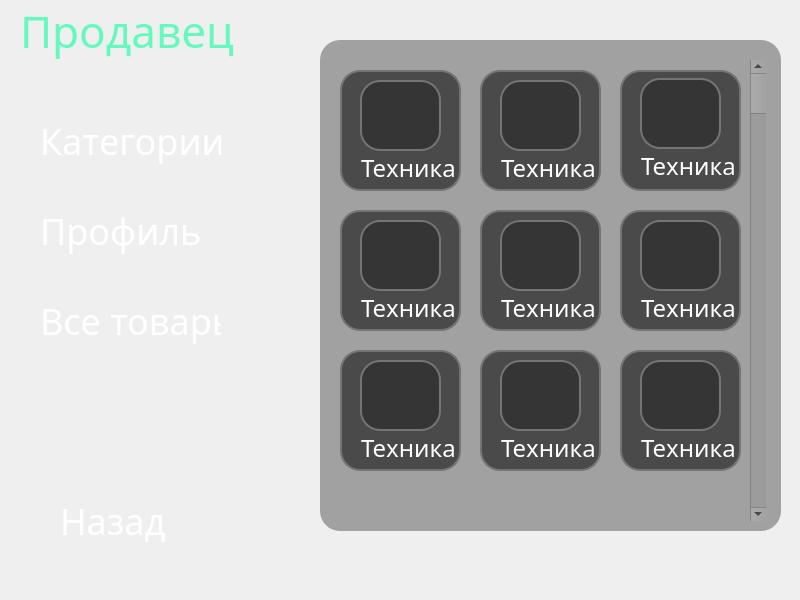
<?xml version="1.0" encoding="UTF-8"?>
<ui version="4.0">
 <class>sellermenu</class>
 <widget class="QWidget" name="sellermenu">
  <property name="geometry">
   <rect>
    <x>0</x>
    <y>0</y>
    <width>800</width>
    <height>600</height>
   </rect>
  </property>
  <property name="windowTitle">
   <string>sellermenu</string>
  </property>
  <widget class="QLabel" name="introText_4">
   <property name="geometry">
    <rect>
     <x>40</x>
     <y>260</y>
     <width>181</width>
     <height>121</height>
    </rect>
   </property>
   <property name="font">
    <font>
     <family>Yu Gothic UI Light</family>
     <pointsize>27</pointsize>
     <bold>false</bold>
    </font>
   </property>
   <property name="styleSheet">
    <string notr="true">QLabel{
    border: none;
    background: none;
    color: white;
    font-family: 'Yu Gothic UI Light', sans-serif;
    text-shadow: 0 0 5px rgba(0, 255, 0, 0); /* Initial transparent green glow */
}</string>
   </property>
   <property name="text">
    <string>Все товары</string>
   </property>
  </widget>
  <widget class="QLabel" name="introText">
   <property name="geometry">
    <rect>
     <x>40</x>
     <y>80</y>
     <width>181</width>
     <height>121</height>
    </rect>
   </property>
   <property name="font">
    <font>
     <family>Yu Gothic UI Light</family>
     <pointsize>27</pointsize>
     <bold>false</bold>
    </font>
   </property>
   <property name="styleSheet">
    <string notr="true">QLabel{
    border: none;
    background: none;
    color: white;
    font-family: 'Yu Gothic UI Light', sans-serif;
    text-shadow: 0 0 5px rgba(0, 255, 0, 0); /* Initial transparent green glow */
}</string>
   </property>
   <property name="text">
    <string>Категории</string>
   </property>
  </widget>
  <widget class="QLabel" name="introText_2">
   <property name="geometry">
    <rect>
     <x>20</x>
     <y>-20</y>
     <width>271</width>
     <height>101</height>
    </rect>
   </property>
   <property name="font">
    <font>
     <family>Yu Gothic UI Light</family>
     <pointsize>33</pointsize>
     <bold>false</bold>
    </font>
   </property>
   <property name="styleSheet">
    <string notr="true">QLabel{
    border: none;
    background: none;
    color: rgb(100, 249, 189);
    font-family: 'Yu Gothic UI Light', sans-serif;
    text-shadow: 0 0 5px rgba(0, 255, 0, 0); /* Initial transparent green glow */
}</string>
   </property>
   <property name="text">
    <string>Продавец</string>
   </property>
  </widget>
  <widget class="QLabel" name="introText_5">
   <property name="geometry">
    <rect>
     <x>60</x>
     <y>460</y>
     <width>181</width>
     <height>121</height>
    </rect>
   </property>
   <property name="font">
    <font>
     <family>Yu Gothic UI Light</family>
     <pointsize>27</pointsize>
     <bold>false</bold>
    </font>
   </property>
   <property name="styleSheet">
    <string notr="true">QLabel{
    border: none;
    background: none;
    color: white;
    font-family: 'Yu Gothic UI Light', sans-serif;
    text-shadow: 0 0 5px rgba(0, 255, 0, 0); /* Initial transparent green glow */
}</string>
   </property>
   <property name="text">
    <string>Назад</string>
   </property>
  </widget>
  <widget class="QLabel" name="neon">
   <property name="enabled">
    <bool>true</bool>
   </property>
   <property name="geometry">
    <rect>
     <x>120</x>
     <y>0</y>
     <width>341</width>
     <height>571</height>
    </rect>
   </property>
   <property name="styleSheet">
    <string notr="true">Qlabel {
    border: none;
    background: none;
    text-shadow: 0 0 5px rgba(0, 255, 0, 0); /* Initial transparent green glow */
}</string>
   </property>
   <property name="frameShape">
    <enum>QFrame::Shape::NoFrame</enum>
   </property>
   <property name="frameShadow">
    <enum>QFrame::Shadow::Plain</enum>
   </property>
   <property name="text">
    <string/>
   </property>
   <property name="pixmap">
    <pixmap>../resources/neon.png</pixmap>
   </property>
   <property name="scaledContents">
    <bool>true</bool>
   </property>
   <property name="alignment">
    <set>Qt::AlignmentFlag::AlignLeading|Qt::AlignmentFlag::AlignLeft|Qt::AlignmentFlag::AlignVCenter</set>
   </property>
   <property name="wordWrap">
    <bool>false</bool>
   </property>
   <property name="openExternalLinks">
    <bool>false</bool>
   </property>
  </widget>
  <widget class="QLabel" name="introText_3">
   <property name="geometry">
    <rect>
     <x>40</x>
     <y>170</y>
     <width>181</width>
     <height>121</height>
    </rect>
   </property>
   <property name="font">
    <font>
     <family>Yu Gothic UI Light</family>
     <pointsize>27</pointsize>
     <bold>false</bold>
    </font>
   </property>
   <property name="styleSheet">
    <string notr="true">QLabel{
    border: none;
    background: none;
    color: white;
    font-family: 'Yu Gothic UI Light', sans-serif;
    text-shadow: 0 0 5px rgba(0, 255, 0, 0); /* Initial transparent green glow */
}</string>
   </property>
   <property name="text">
    <string>Профиль</string>
   </property>
  </widget>
  <widget class="QLabel" name="background">
   <property name="enabled">
    <bool>true</bool>
   </property>
   <property name="geometry">
    <rect>
     <x>0</x>
     <y>0</y>
     <width>821</width>
     <height>600</height>
    </rect>
   </property>
   <property name="styleSheet">
    <string notr="true">Qlabel {
    border: none;
    background: none;
    text-shadow: 0 0 5px rgba(0, 255, 0, 0); /* Initial transparent green glow */
}</string>
   </property>
   <property name="frameShape">
    <enum>QFrame::Shape::NoFrame</enum>
   </property>
   <property name="frameShadow">
    <enum>QFrame::Shadow::Plain</enum>
   </property>
   <property name="text">
    <string/>
   </property>
   <property name="pixmap">
    <pixmap>../resources/bg1.jpg</pixmap>
   </property>
   <property name="scaledContents">
    <bool>true</bool>
   </property>
   <property name="alignment">
    <set>Qt::AlignmentFlag::AlignLeading|Qt::AlignmentFlag::AlignLeft|Qt::AlignmentFlag::AlignVCenter</set>
   </property>
   <property name="wordWrap">
    <bool>false</bool>
   </property>
   <property name="openExternalLinks">
    <bool>false</bool>
   </property>
  </widget>
  <widget class="QWidget" name="categories" native="true">
   <property name="enabled">
    <bool>true</bool>
   </property>
   <property name="geometry">
    <rect>
     <x>320</x>
     <y>40</y>
     <width>431</width>
     <height>481</height>
    </rect>
   </property>
   <widget class="QWidget" name="categories1" native="true">
    <property name="geometry">
     <rect>
      <x>20</x>
      <y>30</y>
      <width>121</width>
      <height>121</height>
     </rect>
    </property>
    <property name="styleSheet">
     <string notr="true">QWidget {
    background-color: rgba(45, 45, 45,0.75); 
    border: 2px solid rgb(116, 116, 116);
    border-radius: 20px;
    padding: 5px; /* Добавление отступа для текста */
}
</string>
    </property>
    <widget class="QLabel" name="categoryFrame">
     <property name="enabled">
      <bool>true</bool>
     </property>
     <property name="geometry">
      <rect>
       <x>20</x>
       <y>10</y>
       <width>81</width>
       <height>71</height>
      </rect>
     </property>
     <property name="styleSheet">
      <string notr="true">Qlabel {
    border: none;
    background: none;
    text-shadow: 0 0 5px rgba(0, 255, 0, 0); /* Initial transparent green glow */
}</string>
     </property>
     <property name="frameShape">
      <enum>QFrame::Shape::NoFrame</enum>
     </property>
     <property name="frameShadow">
      <enum>QFrame::Shadow::Plain</enum>
     </property>
     <property name="text">
      <string/>
     </property>
     <property name="pixmap">
      <pixmap>../resources/user-interfacew.png</pixmap>
     </property>
     <property name="scaledContents">
      <bool>true</bool>
     </property>
     <property name="alignment">
      <set>Qt::AlignmentFlag::AlignLeading|Qt::AlignmentFlag::AlignLeft|Qt::AlignmentFlag::AlignVCenter</set>
     </property>
     <property name="wordWrap">
      <bool>false</bool>
     </property>
     <property name="openExternalLinks">
      <bool>false</bool>
     </property>
    </widget>
    <widget class="QLabel" name="categoryName">
     <property name="geometry">
      <rect>
       <x>10</x>
       <y>72</y>
       <width>111</width>
       <height>51</height>
      </rect>
     </property>
     <property name="font">
      <font>
       <family>Yu Gothic UI Light</family>
       <pointsize>18</pointsize>
       <bold>false</bold>
      </font>
     </property>
     <property name="styleSheet">
      <string notr="true">QLabel{
    border: none;
    background: none;
    color: white;
    font-family: 'Yu Gothic UI Light', sans-serif;
    text-shadow: 0 0 5px rgba(0, 255, 0, 0); /* Initial transparent green glow */
}</string>
     </property>
     <property name="text">
      <string>Техника</string>
     </property>
    </widget>
   </widget>
   <widget class="QWidget" name="categories2" native="true">
    <property name="geometry">
     <rect>
      <x>160</x>
      <y>30</y>
      <width>121</width>
      <height>121</height>
     </rect>
    </property>
    <property name="styleSheet">
     <string notr="true">QWidget {
    background-color: rgba(45, 45, 45,0.75); 
    border: 2px solid rgb(116, 116, 116);
    border-radius: 20px;
    padding: 5px; /* Добавление отступа для текста */
}
</string>
    </property>
    <widget class="QLabel" name="categoryName_2">
     <property name="geometry">
      <rect>
       <x>10</x>
       <y>72</y>
       <width>111</width>
       <height>51</height>
      </rect>
     </property>
     <property name="font">
      <font>
       <family>Yu Gothic UI Light</family>
       <pointsize>18</pointsize>
       <bold>false</bold>
      </font>
     </property>
     <property name="styleSheet">
      <string notr="true">QLabel{
    border: none;
    background: none;
    color: white;
    font-family: 'Yu Gothic UI Light', sans-serif;
    text-shadow: 0 0 5px rgba(0, 255, 0, 0); /* Initial transparent green glow */
}</string>
     </property>
     <property name="text">
      <string>Техника</string>
     </property>
    </widget>
    <widget class="QLabel" name="categoryFrame_2">
     <property name="enabled">
      <bool>true</bool>
     </property>
     <property name="geometry">
      <rect>
       <x>20</x>
       <y>10</y>
       <width>81</width>
       <height>71</height>
      </rect>
     </property>
     <property name="styleSheet">
      <string notr="true">Qlabel {
    border: none;
    background: none;
    text-shadow: 0 0 5px rgba(0, 255, 0, 0); /* Initial transparent green glow */
}</string>
     </property>
     <property name="frameShape">
      <enum>QFrame::Shape::NoFrame</enum>
     </property>
     <property name="frameShadow">
      <enum>QFrame::Shadow::Plain</enum>
     </property>
     <property name="text">
      <string/>
     </property>
     <property name="pixmap">
      <pixmap>../resources/user-interfacew.png</pixmap>
     </property>
     <property name="scaledContents">
      <bool>true</bool>
     </property>
     <property name="alignment">
      <set>Qt::AlignmentFlag::AlignLeading|Qt::AlignmentFlag::AlignLeft|Qt::AlignmentFlag::AlignVCenter</set>
     </property>
     <property name="wordWrap">
      <bool>false</bool>
     </property>
     <property name="openExternalLinks">
      <bool>false</bool>
     </property>
    </widget>
   </widget>
   <widget class="QWidget" name="categories4" native="true">
    <property name="geometry">
     <rect>
      <x>20</x>
      <y>170</y>
      <width>121</width>
      <height>121</height>
     </rect>
    </property>
    <property name="styleSheet">
     <string notr="true">QWidget {
    background-color: rgba(45, 45, 45,0.75); 
    border: 2px solid rgb(116, 116, 116);
    border-radius: 20px;
    padding: 5px; /* Добавление отступа для текста */
}
</string>
    </property>
    <widget class="QLabel" name="categoryName_4">
     <property name="geometry">
      <rect>
       <x>10</x>
       <y>72</y>
       <width>111</width>
       <height>51</height>
      </rect>
     </property>
     <property name="font">
      <font>
       <family>Yu Gothic UI Light</family>
       <pointsize>18</pointsize>
       <bold>false</bold>
      </font>
     </property>
     <property name="styleSheet">
      <string notr="true">QLabel{
    border: none;
    background: none;
    color: white;
    font-family: 'Yu Gothic UI Light', sans-serif;
    text-shadow: 0 0 5px rgba(0, 255, 0, 0); /* Initial transparent green glow */
}</string>
     </property>
     <property name="text">
      <string>Техника</string>
     </property>
    </widget>
    <widget class="QLabel" name="categoryFrame_4">
     <property name="enabled">
      <bool>true</bool>
     </property>
     <property name="geometry">
      <rect>
       <x>20</x>
       <y>10</y>
       <width>81</width>
       <height>71</height>
      </rect>
     </property>
     <property name="styleSheet">
      <string notr="true">Qlabel {
    border: none;
    background: none;
    text-shadow: 0 0 5px rgba(0, 255, 0, 0); /* Initial transparent green glow */
}</string>
     </property>
     <property name="frameShape">
      <enum>QFrame::Shape::NoFrame</enum>
     </property>
     <property name="frameShadow">
      <enum>QFrame::Shadow::Plain</enum>
     </property>
     <property name="text">
      <string/>
     </property>
     <property name="pixmap">
      <pixmap>../resources/user-interfacew.png</pixmap>
     </property>
     <property name="scaledContents">
      <bool>true</bool>
     </property>
     <property name="alignment">
      <set>Qt::AlignmentFlag::AlignLeading|Qt::AlignmentFlag::AlignLeft|Qt::AlignmentFlag::AlignVCenter</set>
     </property>
     <property name="wordWrap">
      <bool>false</bool>
     </property>
     <property name="openExternalLinks">
      <bool>false</bool>
     </property>
    </widget>
   </widget>
   <widget class="QWidget" name="categories8" native="true">
    <property name="geometry">
     <rect>
      <x>160</x>
      <y>310</y>
      <width>121</width>
      <height>121</height>
     </rect>
    </property>
    <property name="styleSheet">
     <string notr="true">QWidget {
    background-color: rgba(45, 45, 45,0.75); 
    border: 2px solid rgb(116, 116, 116);
    border-radius: 20px;
    padding: 5px; /* Добавление отступа для текста */
}
</string>
    </property>
    <widget class="QLabel" name="categoryName_8">
     <property name="geometry">
      <rect>
       <x>10</x>
       <y>72</y>
       <width>111</width>
       <height>51</height>
      </rect>
     </property>
     <property name="font">
      <font>
       <family>Yu Gothic UI Light</family>
       <pointsize>18</pointsize>
       <bold>false</bold>
      </font>
     </property>
     <property name="styleSheet">
      <string notr="true">QLabel{
    border: none;
    background: none;
    color: white;
    font-family: 'Yu Gothic UI Light', sans-serif;
    text-shadow: 0 0 5px rgba(0, 255, 0, 0); /* Initial transparent green glow */
}</string>
     </property>
     <property name="text">
      <string>Техника</string>
     </property>
    </widget>
    <widget class="QLabel" name="categoryFrame_8">
     <property name="enabled">
      <bool>true</bool>
     </property>
     <property name="geometry">
      <rect>
       <x>20</x>
       <y>10</y>
       <width>81</width>
       <height>71</height>
      </rect>
     </property>
     <property name="styleSheet">
      <string notr="true">Qlabel {
    border: none;
    background: none;
    text-shadow: 0 0 5px rgba(0, 255, 0, 0); /* Initial transparent green glow */
}</string>
     </property>
     <property name="frameShape">
      <enum>QFrame::Shape::NoFrame</enum>
     </property>
     <property name="frameShadow">
      <enum>QFrame::Shadow::Plain</enum>
     </property>
     <property name="text">
      <string/>
     </property>
     <property name="pixmap">
      <pixmap>../resources/user-interfacew.png</pixmap>
     </property>
     <property name="scaledContents">
      <bool>true</bool>
     </property>
     <property name="alignment">
      <set>Qt::AlignmentFlag::AlignLeading|Qt::AlignmentFlag::AlignLeft|Qt::AlignmentFlag::AlignVCenter</set>
     </property>
     <property name="wordWrap">
      <bool>false</bool>
     </property>
     <property name="openExternalLinks">
      <bool>false</bool>
     </property>
    </widget>
   </widget>
   <widget class="QWidget" name="categories5" native="true">
    <property name="geometry">
     <rect>
      <x>160</x>
      <y>170</y>
      <width>121</width>
      <height>121</height>
     </rect>
    </property>
    <property name="styleSheet">
     <string notr="true">QWidget {
    background-color: rgba(45, 45, 45,0.75); 
    border: 2px solid rgb(116, 116, 116);
    border-radius: 20px;
    padding: 5px; /* Добавление отступа для текста */
}
</string>
    </property>
    <widget class="QLabel" name="categoryName_5">
     <property name="geometry">
      <rect>
       <x>10</x>
       <y>72</y>
       <width>111</width>
       <height>51</height>
      </rect>
     </property>
     <property name="font">
      <font>
       <family>Yu Gothic UI Light</family>
       <pointsize>18</pointsize>
       <bold>false</bold>
      </font>
     </property>
     <property name="styleSheet">
      <string notr="true">QLabel{
    border: none;
    background: none;
    color: white;
    font-family: 'Yu Gothic UI Light', sans-serif;
    text-shadow: 0 0 5px rgba(0, 255, 0, 0); /* Initial transparent green glow */
}</string>
     </property>
     <property name="text">
      <string>Техника</string>
     </property>
    </widget>
    <widget class="QLabel" name="categoryFrame_5">
     <property name="enabled">
      <bool>true</bool>
     </property>
     <property name="geometry">
      <rect>
       <x>20</x>
       <y>10</y>
       <width>81</width>
       <height>71</height>
      </rect>
     </property>
     <property name="styleSheet">
      <string notr="true">Qlabel {
    border: none;
    background: none;
    text-shadow: 0 0 5px rgba(0, 255, 0, 0); /* Initial transparent green glow */
}</string>
     </property>
     <property name="frameShape">
      <enum>QFrame::Shape::NoFrame</enum>
     </property>
     <property name="frameShadow">
      <enum>QFrame::Shadow::Plain</enum>
     </property>
     <property name="text">
      <string/>
     </property>
     <property name="pixmap">
      <pixmap>../resources/user-interfacew.png</pixmap>
     </property>
     <property name="scaledContents">
      <bool>true</bool>
     </property>
     <property name="alignment">
      <set>Qt::AlignmentFlag::AlignLeading|Qt::AlignmentFlag::AlignLeft|Qt::AlignmentFlag::AlignVCenter</set>
     </property>
     <property name="wordWrap">
      <bool>false</bool>
     </property>
     <property name="openExternalLinks">
      <bool>false</bool>
     </property>
    </widget>
   </widget>
   <widget class="QWidget" name="categories7" native="true">
    <property name="geometry">
     <rect>
      <x>20</x>
      <y>310</y>
      <width>121</width>
      <height>121</height>
     </rect>
    </property>
    <property name="styleSheet">
     <string notr="true">QWidget {
    background-color: rgba(45, 45, 45,0.75); 
    border: 2px solid rgb(116, 116, 116);
    border-radius: 20px;
    padding: 5px; /* Добавление отступа для текста */
}
</string>
    </property>
    <widget class="QLabel" name="categoryName_7">
     <property name="geometry">
      <rect>
       <x>10</x>
       <y>72</y>
       <width>111</width>
       <height>51</height>
      </rect>
     </property>
     <property name="font">
      <font>
       <family>Yu Gothic UI Light</family>
       <pointsize>18</pointsize>
       <bold>false</bold>
      </font>
     </property>
     <property name="styleSheet">
      <string notr="true">QLabel{
    border: none;
    background: none;
    color: white;
    font-family: 'Yu Gothic UI Light', sans-serif;
    text-shadow: 0 0 5px rgba(0, 255, 0, 0); /* Initial transparent green glow */
}</string>
     </property>
     <property name="text">
      <string>Техника</string>
     </property>
    </widget>
    <widget class="QLabel" name="categoryFrame_7">
     <property name="enabled">
      <bool>true</bool>
     </property>
     <property name="geometry">
      <rect>
       <x>20</x>
       <y>10</y>
       <width>81</width>
       <height>71</height>
      </rect>
     </property>
     <property name="styleSheet">
      <string notr="true">Qlabel {
    border: none;
    background: none;
    text-shadow: 0 0 5px rgba(0, 255, 0, 0); /* Initial transparent green glow */
}</string>
     </property>
     <property name="frameShape">
      <enum>QFrame::Shape::NoFrame</enum>
     </property>
     <property name="frameShadow">
      <enum>QFrame::Shadow::Plain</enum>
     </property>
     <property name="text">
      <string/>
     </property>
     <property name="pixmap">
      <pixmap>../resources/user-interfacew.png</pixmap>
     </property>
     <property name="scaledContents">
      <bool>true</bool>
     </property>
     <property name="alignment">
      <set>Qt::AlignmentFlag::AlignLeading|Qt::AlignmentFlag::AlignLeft|Qt::AlignmentFlag::AlignVCenter</set>
     </property>
     <property name="wordWrap">
      <bool>false</bool>
     </property>
     <property name="openExternalLinks">
      <bool>false</bool>
     </property>
    </widget>
   </widget>
   <widget class="QWidget" name="categories3" native="true">
    <property name="geometry">
     <rect>
      <x>300</x>
      <y>30</y>
      <width>121</width>
      <height>121</height>
     </rect>
    </property>
    <property name="styleSheet">
     <string notr="true">QWidget {
    background-color: rgba(45, 45, 45,0.75); 
    border: 2px solid rgb(116, 116, 116);
    border-radius: 20px;
    padding: 5px; /* Добавление отступа для текста */
}
</string>
    </property>
    <widget class="QLabel" name="categoryName_3">
     <property name="geometry">
      <rect>
       <x>10</x>
       <y>70</y>
       <width>111</width>
       <height>51</height>
      </rect>
     </property>
     <property name="font">
      <font>
       <family>Yu Gothic UI Light</family>
       <pointsize>18</pointsize>
       <bold>false</bold>
      </font>
     </property>
     <property name="styleSheet">
      <string notr="true">QLabel{
    border: none;
    background: none;
    color: white;
    font-family: 'Yu Gothic UI Light', sans-serif;
    text-shadow: 0 0 5px rgba(0, 255, 0, 0); /* Initial transparent green glow */
}</string>
     </property>
     <property name="text">
      <string>Техника</string>
     </property>
    </widget>
    <widget class="QLabel" name="categoryFrame_3">
     <property name="enabled">
      <bool>true</bool>
     </property>
     <property name="geometry">
      <rect>
       <x>20</x>
       <y>8</y>
       <width>81</width>
       <height>71</height>
      </rect>
     </property>
     <property name="styleSheet">
      <string notr="true">Qlabel {
    border: none;
    background: none;
    text-shadow: 0 0 5px rgba(0, 255, 0, 0); /* Initial transparent green glow */
}</string>
     </property>
     <property name="frameShape">
      <enum>QFrame::Shape::NoFrame</enum>
     </property>
     <property name="frameShadow">
      <enum>QFrame::Shadow::Plain</enum>
     </property>
     <property name="text">
      <string/>
     </property>
     <property name="pixmap">
      <pixmap>../resources/user-interfacew.png</pixmap>
     </property>
     <property name="scaledContents">
      <bool>true</bool>
     </property>
     <property name="alignment">
      <set>Qt::AlignmentFlag::AlignLeading|Qt::AlignmentFlag::AlignLeft|Qt::AlignmentFlag::AlignVCenter</set>
     </property>
     <property name="wordWrap">
      <bool>false</bool>
     </property>
     <property name="openExternalLinks">
      <bool>false</bool>
     </property>
    </widget>
   </widget>
   <widget class="QWidget" name="categories9" native="true">
    <property name="geometry">
     <rect>
      <x>300</x>
      <y>310</y>
      <width>121</width>
      <height>121</height>
     </rect>
    </property>
    <property name="styleSheet">
     <string notr="true">QWidget {
    background-color: rgba(45, 45, 45,0.75); 
    border: 2px solid rgb(116, 116, 116);
    border-radius: 20px;
    padding: 5px; /* Добавление отступа для текста */
}
</string>
    </property>
    <widget class="QLabel" name="categoryName_9">
     <property name="geometry">
      <rect>
       <x>10</x>
       <y>72</y>
       <width>111</width>
       <height>51</height>
      </rect>
     </property>
     <property name="font">
      <font>
       <family>Yu Gothic UI Light</family>
       <pointsize>18</pointsize>
       <bold>false</bold>
      </font>
     </property>
     <property name="styleSheet">
      <string notr="true">QLabel{
    border: none;
    background: none;
    color: white;
    font-family: 'Yu Gothic UI Light', sans-serif;
    text-shadow: 0 0 5px rgba(0, 255, 0, 0); /* Initial transparent green glow */
}</string>
     </property>
     <property name="text">
      <string>Техника</string>
     </property>
    </widget>
    <widget class="QLabel" name="categoryFrame_9">
     <property name="enabled">
      <bool>true</bool>
     </property>
     <property name="geometry">
      <rect>
       <x>20</x>
       <y>10</y>
       <width>81</width>
       <height>71</height>
      </rect>
     </property>
     <property name="styleSheet">
      <string notr="true">Qlabel {
    border: none;
    background: none;
    text-shadow: 0 0 5px rgba(0, 255, 0, 0); /* Initial transparent green glow */
}</string>
     </property>
     <property name="frameShape">
      <enum>QFrame::Shape::NoFrame</enum>
     </property>
     <property name="frameShadow">
      <enum>QFrame::Shadow::Plain</enum>
     </property>
     <property name="text">
      <string/>
     </property>
     <property name="pixmap">
      <pixmap>../resources/user-interfacew.png</pixmap>
     </property>
     <property name="scaledContents">
      <bool>true</bool>
     </property>
     <property name="alignment">
      <set>Qt::AlignmentFlag::AlignLeading|Qt::AlignmentFlag::AlignLeft|Qt::AlignmentFlag::AlignVCenter</set>
     </property>
     <property name="wordWrap">
      <bool>false</bool>
     </property>
     <property name="openExternalLinks">
      <bool>false</bool>
     </property>
    </widget>
   </widget>
   <widget class="QWidget" name="categories6" native="true">
    <property name="geometry">
     <rect>
      <x>300</x>
      <y>170</y>
      <width>121</width>
      <height>121</height>
     </rect>
    </property>
    <property name="styleSheet">
     <string notr="true">QWidget {
    background-color: rgba(45, 45, 45,0.75); 
    border: 2px solid rgb(116, 116, 116);
    border-radius: 20px;
    padding: 5px; /* Добавление отступа для текста */
}
</string>
    </property>
    <widget class="QLabel" name="categoryName_6">
     <property name="geometry">
      <rect>
       <x>10</x>
       <y>72</y>
       <width>111</width>
       <height>51</height>
      </rect>
     </property>
     <property name="font">
      <font>
       <family>Yu Gothic UI Light</family>
       <pointsize>18</pointsize>
       <bold>false</bold>
      </font>
     </property>
     <property name="styleSheet">
      <string notr="true">QLabel{
    border: none;
    background: none;
    color: white;
    font-family: 'Yu Gothic UI Light', sans-serif;
    text-shadow: 0 0 5px rgba(0, 255, 0, 0); /* Initial transparent green glow */
}</string>
     </property>
     <property name="text">
      <string>Техника</string>
     </property>
    </widget>
    <widget class="QLabel" name="categoryFrame_6">
     <property name="enabled">
      <bool>true</bool>
     </property>
     <property name="geometry">
      <rect>
       <x>20</x>
       <y>10</y>
       <width>81</width>
       <height>71</height>
      </rect>
     </property>
     <property name="styleSheet">
      <string notr="true">Qlabel {
    border: none;
    background: none;
    text-shadow: 0 0 5px rgba(0, 255, 0, 0); /* Initial transparent green glow */
}</string>
     </property>
     <property name="frameShape">
      <enum>QFrame::Shape::NoFrame</enum>
     </property>
     <property name="frameShadow">
      <enum>QFrame::Shadow::Plain</enum>
     </property>
     <property name="text">
      <string/>
     </property>
     <property name="pixmap">
      <pixmap>../resources/user-interfacew.png</pixmap>
     </property>
     <property name="scaledContents">
      <bool>true</bool>
     </property>
     <property name="alignment">
      <set>Qt::AlignmentFlag::AlignLeading|Qt::AlignmentFlag::AlignLeft|Qt::AlignmentFlag::AlignVCenter</set>
     </property>
     <property name="wordWrap">
      <bool>false</bool>
     </property>
     <property name="openExternalLinks">
      <bool>false</bool>
     </property>
    </widget>
   </widget>
  </widget>
  <widget class="QScrollBar" name="verticalScrollBar">
   <property name="geometry">
    <rect>
     <x>750</x>
     <y>60</y>
     <width>16</width>
     <height>461</height>
    </rect>
   </property>
   <property name="orientation">
    <enum>Qt::Orientation::Vertical</enum>
   </property>
  </widget>
  <widget class="QTextEdit" name="textEdit">
   <property name="geometry">
    <rect>
     <x>320</x>
     <y>40</y>
     <width>461</width>
     <height>491</height>
    </rect>
   </property>
   <property name="styleSheet">
    <string notr="true">QTextEdit {
    background-color: rgba(45, 45, 45,0.4); 
    border-radius: 20px;
    padding: 5px; /* Добавление отступа для текста */
}
</string>
   </property>
  </widget>
  <zorder>background</zorder>
  <zorder>verticalScrollBar</zorder>
  <zorder>introText</zorder>
  <zorder>neon</zorder>
  <zorder>introText_4</zorder>
  <zorder>introText_3</zorder>
  <zorder>introText_2</zorder>
  <zorder>textEdit</zorder>
  <zorder>introText_5</zorder>
  <zorder>categories</zorder>
 </widget>
 <resources/>
 <connections/>
</ui>
